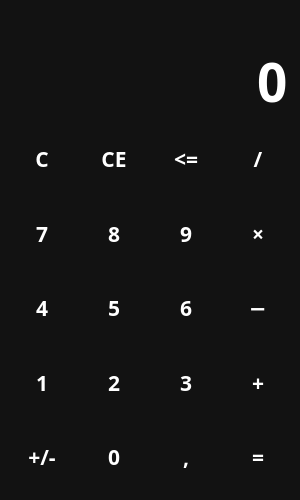
<?xml version="1.0" encoding="UTF-8"?>
<ui version="4.0">
 <class>MainWindow</class>
 <widget class="QMainWindow" name="MainWindow">
  <property name="geometry">
   <rect>
    <x>0</x>
    <y>0</y>
    <width>300</width>
    <height>500</height>
   </rect>
  </property>
  <property name="minimumSize">
   <size>
    <width>300</width>
    <height>500</height>
   </size>
  </property>
  <property name="windowTitle">
   <string>Evgenchick's Calculator</string>
  </property>
  <property name="windowIcon">
   <iconset resource="files.qrc">
    <normaloff>:/icons/calculate_FILL0_wght400_GRAD0_opsz24.png</normaloff>:/icons/calculate_FILL0_wght400_GRAD0_opsz24.png</iconset>
  </property>
  <property name="styleSheet">
   <string notr="true">QWidget {
	color: white;
	background-color: #121212;
	font-family: Rubik;
	font-size: 16pt;
	font-weight: 600;
}

QPushButton{
	background-color: transparent;
	border: none;
}

QPushButton:hover {
	background-color: #666;

}

QPushButton:pressed {
	background-color: #888;
	
}</string>
  </property>
  <widget class="QWidget" name="centralwidget">
   <layout class="QVBoxLayout" name="verticalLayout">
    <item>
     <widget class="QLabel" name="lbl_temp">
      <property name="sizePolicy">
       <sizepolicy hsizetype="Preferred" vsizetype="Maximum">
        <horstretch>0</horstretch>
        <verstretch>0</verstretch>
       </sizepolicy>
      </property>
      <property name="styleSheet">
       <string notr="true">color: #888;</string>
      </property>
      <property name="text">
       <string/>
      </property>
      <property name="alignment">
       <set>Qt::AlignRight|Qt::AlignTrailing|Qt::AlignVCenter</set>
      </property>
     </widget>
    </item>
    <item>
     <widget class="QLineEdit" name="le_entry">
      <property name="sizePolicy">
       <sizepolicy hsizetype="Expanding" vsizetype="Maximum">
        <horstretch>0</horstretch>
        <verstretch>0</verstretch>
       </sizepolicy>
      </property>
      <property name="styleSheet">
       <string notr="true">font-size: 40pt;
border: none;</string>
      </property>
      <property name="text">
       <string>0</string>
      </property>
      <property name="maxLength">
       <number>8</number>
      </property>
      <property name="alignment">
       <set>Qt::AlignRight|Qt::AlignTrailing|Qt::AlignVCenter</set>
      </property>
      <property name="readOnly">
       <bool>true</bool>
      </property>
     </widget>
    </item>
    <item>
     <layout class="QGridLayout" name="gridLayout">
      <item row="0" column="2">
       <widget class="QPushButton" name="btn_backspace">
        <property name="sizePolicy">
         <sizepolicy hsizetype="Minimum" vsizetype="Expanding">
          <horstretch>0</horstretch>
          <verstretch>0</verstretch>
         </sizepolicy>
        </property>
        <property name="cursor">
         <cursorShape>PointingHandCursor</cursorShape>
        </property>
        <property name="text">
         <string>&lt;=</string>
        </property>
        <property name="iconSize">
         <size>
          <width>26</width>
          <height>26</height>
         </size>
        </property>
       </widget>
      </item>
      <item row="2" column="0">
       <widget class="QPushButton" name="btn_4">
        <property name="sizePolicy">
         <sizepolicy hsizetype="Minimum" vsizetype="Expanding">
          <horstretch>0</horstretch>
          <verstretch>0</verstretch>
         </sizepolicy>
        </property>
        <property name="cursor">
         <cursorShape>PointingHandCursor</cursorShape>
        </property>
        <property name="text">
         <string>4</string>
        </property>
        <property name="shortcut">
         <string>4</string>
        </property>
       </widget>
      </item>
      <item row="3" column="2">
       <widget class="QPushButton" name="btn_3">
        <property name="sizePolicy">
         <sizepolicy hsizetype="Minimum" vsizetype="Expanding">
          <horstretch>0</horstretch>
          <verstretch>0</verstretch>
         </sizepolicy>
        </property>
        <property name="cursor">
         <cursorShape>PointingHandCursor</cursorShape>
        </property>
        <property name="text">
         <string>3</string>
        </property>
        <property name="shortcut">
         <string>3</string>
        </property>
       </widget>
      </item>
      <item row="3" column="0">
       <widget class="QPushButton" name="btn_1">
        <property name="sizePolicy">
         <sizepolicy hsizetype="Minimum" vsizetype="Expanding">
          <horstretch>0</horstretch>
          <verstretch>0</verstretch>
         </sizepolicy>
        </property>
        <property name="cursor">
         <cursorShape>PointingHandCursor</cursorShape>
        </property>
        <property name="text">
         <string>1</string>
        </property>
        <property name="shortcut">
         <string>1</string>
        </property>
       </widget>
      </item>
      <item row="1" column="3">
       <widget class="QPushButton" name="btn_mul">
        <property name="sizePolicy">
         <sizepolicy hsizetype="Minimum" vsizetype="Expanding">
          <horstretch>0</horstretch>
          <verstretch>0</verstretch>
         </sizepolicy>
        </property>
        <property name="cursor">
         <cursorShape>PointingHandCursor</cursorShape>
        </property>
        <property name="text">
         <string>×</string>
        </property>
        <property name="shortcut">
         <string>*</string>
        </property>
       </widget>
      </item>
      <item row="0" column="1">
       <widget class="QPushButton" name="btn_ce">
        <property name="sizePolicy">
         <sizepolicy hsizetype="Minimum" vsizetype="Expanding">
          <horstretch>0</horstretch>
          <verstretch>0</verstretch>
         </sizepolicy>
        </property>
        <property name="cursor">
         <cursorShape>PointingHandCursor</cursorShape>
        </property>
        <property name="text">
         <string>CE</string>
        </property>
        <property name="shortcut">
         <string>Backspace</string>
        </property>
       </widget>
      </item>
      <item row="4" column="3">
       <widget class="QPushButton" name="btn_calc">
        <property name="sizePolicy">
         <sizepolicy hsizetype="Minimum" vsizetype="Expanding">
          <horstretch>0</horstretch>
          <verstretch>0</verstretch>
         </sizepolicy>
        </property>
        <property name="cursor">
         <cursorShape>PointingHandCursor</cursorShape>
        </property>
        <property name="text">
         <string>=</string>
        </property>
        <property name="shortcut">
         <string>=</string>
        </property>
       </widget>
      </item>
      <item row="1" column="2">
       <widget class="QPushButton" name="btn_9">
        <property name="sizePolicy">
         <sizepolicy hsizetype="Minimum" vsizetype="Expanding">
          <horstretch>0</horstretch>
          <verstretch>0</verstretch>
         </sizepolicy>
        </property>
        <property name="cursor">
         <cursorShape>PointingHandCursor</cursorShape>
        </property>
        <property name="text">
         <string>9</string>
        </property>
        <property name="shortcut">
         <string>9</string>
        </property>
       </widget>
      </item>
      <item row="2" column="2">
       <widget class="QPushButton" name="btn_6">
        <property name="sizePolicy">
         <sizepolicy hsizetype="Minimum" vsizetype="Expanding">
          <horstretch>0</horstretch>
          <verstretch>0</verstretch>
         </sizepolicy>
        </property>
        <property name="cursor">
         <cursorShape>PointingHandCursor</cursorShape>
        </property>
        <property name="text">
         <string>6</string>
        </property>
        <property name="shortcut">
         <string>6</string>
        </property>
       </widget>
      </item>
      <item row="4" column="1">
       <widget class="QPushButton" name="btn_0">
        <property name="sizePolicy">
         <sizepolicy hsizetype="Minimum" vsizetype="Expanding">
          <horstretch>0</horstretch>
          <verstretch>0</verstretch>
         </sizepolicy>
        </property>
        <property name="cursor">
         <cursorShape>PointingHandCursor</cursorShape>
        </property>
        <property name="text">
         <string>0</string>
        </property>
        <property name="shortcut">
         <string>0</string>
        </property>
       </widget>
      </item>
      <item row="1" column="0">
       <widget class="QPushButton" name="btn_7">
        <property name="sizePolicy">
         <sizepolicy hsizetype="Minimum" vsizetype="Expanding">
          <horstretch>0</horstretch>
          <verstretch>0</verstretch>
         </sizepolicy>
        </property>
        <property name="cursor">
         <cursorShape>PointingHandCursor</cursorShape>
        </property>
        <property name="text">
         <string>7</string>
        </property>
        <property name="shortcut">
         <string>7</string>
        </property>
       </widget>
      </item>
      <item row="4" column="0">
       <widget class="QPushButton" name="btn_neg">
        <property name="sizePolicy">
         <sizepolicy hsizetype="Minimum" vsizetype="Expanding">
          <horstretch>0</horstretch>
          <verstretch>0</verstretch>
         </sizepolicy>
        </property>
        <property name="cursor">
         <cursorShape>PointingHandCursor</cursorShape>
        </property>
        <property name="text">
         <string>+/-</string>
        </property>
       </widget>
      </item>
      <item row="0" column="0">
       <widget class="QPushButton" name="btn_clear">
        <property name="sizePolicy">
         <sizepolicy hsizetype="Minimum" vsizetype="Expanding">
          <horstretch>0</horstretch>
          <verstretch>0</verstretch>
         </sizepolicy>
        </property>
        <property name="cursor">
         <cursorShape>PointingHandCursor</cursorShape>
        </property>
        <property name="text">
         <string>C</string>
        </property>
       </widget>
      </item>
      <item row="4" column="2">
       <widget class="QPushButton" name="btn_point">
        <property name="sizePolicy">
         <sizepolicy hsizetype="Minimum" vsizetype="Expanding">
          <horstretch>0</horstretch>
          <verstretch>0</verstretch>
         </sizepolicy>
        </property>
        <property name="cursor">
         <cursorShape>PointingHandCursor</cursorShape>
        </property>
        <property name="text">
         <string>,</string>
        </property>
       </widget>
      </item>
      <item row="1" column="1">
       <widget class="QPushButton" name="btn_8">
        <property name="sizePolicy">
         <sizepolicy hsizetype="Minimum" vsizetype="Expanding">
          <horstretch>0</horstretch>
          <verstretch>0</verstretch>
         </sizepolicy>
        </property>
        <property name="cursor">
         <cursorShape>PointingHandCursor</cursorShape>
        </property>
        <property name="text">
         <string>8</string>
        </property>
        <property name="shortcut">
         <string>8</string>
        </property>
       </widget>
      </item>
      <item row="3" column="1">
       <widget class="QPushButton" name="btn_2">
        <property name="sizePolicy">
         <sizepolicy hsizetype="Minimum" vsizetype="Expanding">
          <horstretch>0</horstretch>
          <verstretch>0</verstretch>
         </sizepolicy>
        </property>
        <property name="cursor">
         <cursorShape>PointingHandCursor</cursorShape>
        </property>
        <property name="text">
         <string>2</string>
        </property>
        <property name="shortcut">
         <string>2</string>
        </property>
       </widget>
      </item>
      <item row="2" column="1">
       <widget class="QPushButton" name="btn_5">
        <property name="sizePolicy">
         <sizepolicy hsizetype="Minimum" vsizetype="Expanding">
          <horstretch>0</horstretch>
          <verstretch>0</verstretch>
         </sizepolicy>
        </property>
        <property name="cursor">
         <cursorShape>PointingHandCursor</cursorShape>
        </property>
        <property name="text">
         <string>5</string>
        </property>
        <property name="shortcut">
         <string>5</string>
        </property>
       </widget>
      </item>
      <item row="2" column="3">
       <widget class="QPushButton" name="btn_sub">
        <property name="sizePolicy">
         <sizepolicy hsizetype="Minimum" vsizetype="Expanding">
          <horstretch>0</horstretch>
          <verstretch>0</verstretch>
         </sizepolicy>
        </property>
        <property name="cursor">
         <cursorShape>PointingHandCursor</cursorShape>
        </property>
        <property name="text">
         <string>−</string>
        </property>
        <property name="shortcut">
         <string>-</string>
        </property>
       </widget>
      </item>
      <item row="3" column="3">
       <widget class="QPushButton" name="btn_plus">
        <property name="sizePolicy">
         <sizepolicy hsizetype="Minimum" vsizetype="Expanding">
          <horstretch>0</horstretch>
          <verstretch>0</verstretch>
         </sizepolicy>
        </property>
        <property name="cursor">
         <cursorShape>PointingHandCursor</cursorShape>
        </property>
        <property name="text">
         <string>+</string>
        </property>
        <property name="shortcut">
         <string>+</string>
        </property>
       </widget>
      </item>
      <item row="0" column="3">
       <widget class="QPushButton" name="btn_div">
        <property name="sizePolicy">
         <sizepolicy hsizetype="Minimum" vsizetype="Expanding">
          <horstretch>0</horstretch>
          <verstretch>0</verstretch>
         </sizepolicy>
        </property>
        <property name="cursor">
         <cursorShape>PointingHandCursor</cursorShape>
        </property>
        <property name="text">
         <string>/</string>
        </property>
        <property name="shortcut">
         <string>/</string>
        </property>
       </widget>
      </item>
     </layout>
    </item>
   </layout>
  </widget>
 </widget>
 <resources>
  <include location="files.qrc"/>
 </resources>
 <connections/>
</ui>
